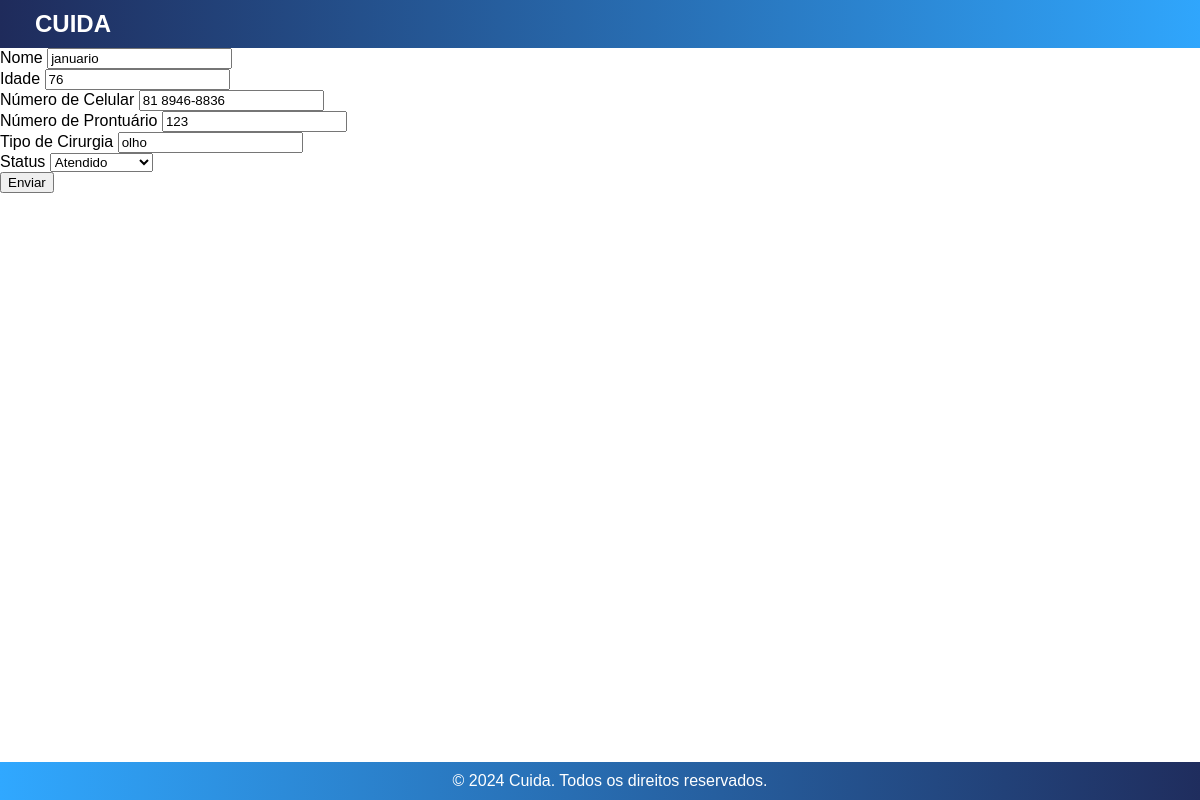
Screenshot of /update/39/ (signed in) with the database file from the repository.
### app_cuida/models.py (models this page shows, shortened)
class Paciente(models.Model):
    ATENDIDO = 'Atendido'
    NAO_ATENDIDO = 'Não atendido'
    STATUS_CHOICES = [
        (ATENDIDO, 'Atendido'),
        (NAO_ATENDIDO, 'Não Atendido'),
    ]
    id_paciente = models.AutoField(primary_key=True)
    nome = models.CharField(max_length=25, null=True, blank=True)
    idade = models.IntegerField(null=True, blank=True)
    numero_celular = models.CharField(max_length=15, null=True, blank=True)
    numero_prontuario = models.CharField(max_length=15, null=True, blank=True)
    tipo_cirurgia = models.CharField(max_length=15, null=True, blank=True)
    status = models.CharField(
        max_length=12,
        choices=STATUS_CHOICES,
        default=NAO_ATENDIDO
    )

### app_cuida/views.py (the view, shortened to what this page needs)
# urls.py: path('update/<int:id_paciente>/', views.update, name='update_paciente'),
@login_required(login_url='login')
def update(request, id_paciente):
    paciente = Paciente.objects.filter(id_paciente=id_paciente).first()
    context = {
        'paciente': paciente
    }
    return render(request, 'cadastro/form.html', context)

### app_cuida/templates/cadastro/form.html (shortened to what this page needs)
{% extends 'base/base.html' %}
{% load static %}
{% block content %}
<link rel="stylesheet" href="{% static 'css/base.css' %}?v=1.0">
<form action="." method="post">
  <div class="form-group">
    <label for="nome">Nome</label>
    <input type="text" id="nome" name="nome" class="form-control" value="{{paciente.nome}}">
  </div>
  <div class="form-group">
    <label for="idade">Idade</label>
    <input type="number" id="idade" name="idade" class="form-control" value="{{paciente.idade}}">
  </div>
  <div class="form-group">
    <label for="numero_celular">Número de Celular</label>
    <input type="text" id="numero_celular" name="numero_celular" class="form-control" value="{{paciente.numero_celular}}">
  </div>
  <div class="form-group">
    <label for="numero_prontuario">Número de Prontuário</label>
    <input type="text" id="numero_prontuario" name="numero_prontuario" class="form-control" value="{{paciente.numero_prontuario}}">
  </div>
  <div class="form-group">
    <label for="tipo_cirurgia">Tipo de Cirurgia</label>
    <input type="text" id="tipo_cirurgia" name="tipo_cirurgia" class="form-control" value="{{paciente.tipo_cirurgia}}">
  </div>
  <div class="form-group">
    <label for="status">Status</label>
    <select id="status" name="status" class="form-control" value="{{paciente.status}}">
      <option value="ATENDIDO">Atendido</option>
    </select>
  </div>
  <button type="submit" class="btn btn-primary">Enviar</button>
</form>
{% endblock %}

### app_cuida/static/css/base.css (style rules this page uses)
html, body { margin: 0; padding: 0; height: 100%; font-family: Arial, sans-serif; display: flex; flex-direction: column; }
body { min-height: 100vh; }

### rows the page displays
Paciente: nome "januario", idade "76", numero_celular "81 8946-8836", numero_prontuario "123", tipo_cirurgia "olho", status "Atendido"
